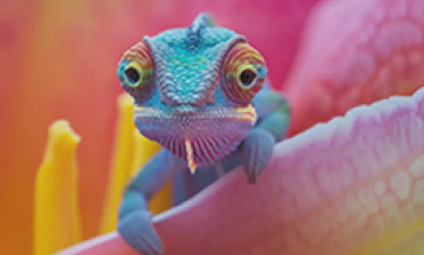
#> input picture Lab7/chameleon.png, 424 x 255 px
$ python Grayscale.py
#> lines starting #> are read from the running program, lines starting #| are printed output that depends on the picture
from PIL import Image
from colorthief import ColorThief
import numpy as np
import math

def patch_asscalar(a):
    return a.item()

setattr(np, "asscalar", patch_asscalar)

# Task 1
im = Image.open('chameleon.png')
#> im is the input picture: PIL image 424x255 RGBA; mean R, G, B, A 166.3, 112.7, 111.1, 255
gray_list = [((a[0]+ a[1] + a[2])//3,) * 3 for a in im.getdata()]
#> gray_list = 108120 items
im.putdata(gray_list)
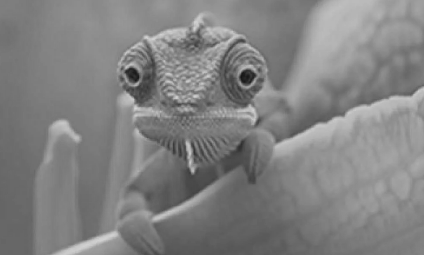
#> im: PIL image 424x255 RGBA; mean R, G, B, A 129.7, 129.7, 129.7, 255
im.save('grayscale_average_chameleon.png')

#Task 2
im2 = Image.open('chameleon.png')
gray_list_lum = [((int((a[0]*.299) + (a[1]*.587) + (a[2]*.114)),) * 3) for a in im2.getdata()]
#> gray_list_lum = 108120 items
im2.putdata(gray_list_lum)
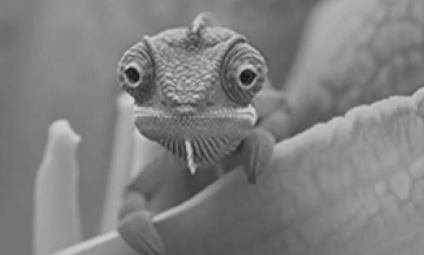
#> im2: PIL image 424x255 RGBA; mean R, G, B, A 128, 128, 128, 255
im2.save('grayscale_luminosity_chameleon.png')

#Task 3
#> (the run stopped early here; a loop or call above may not have finished)
